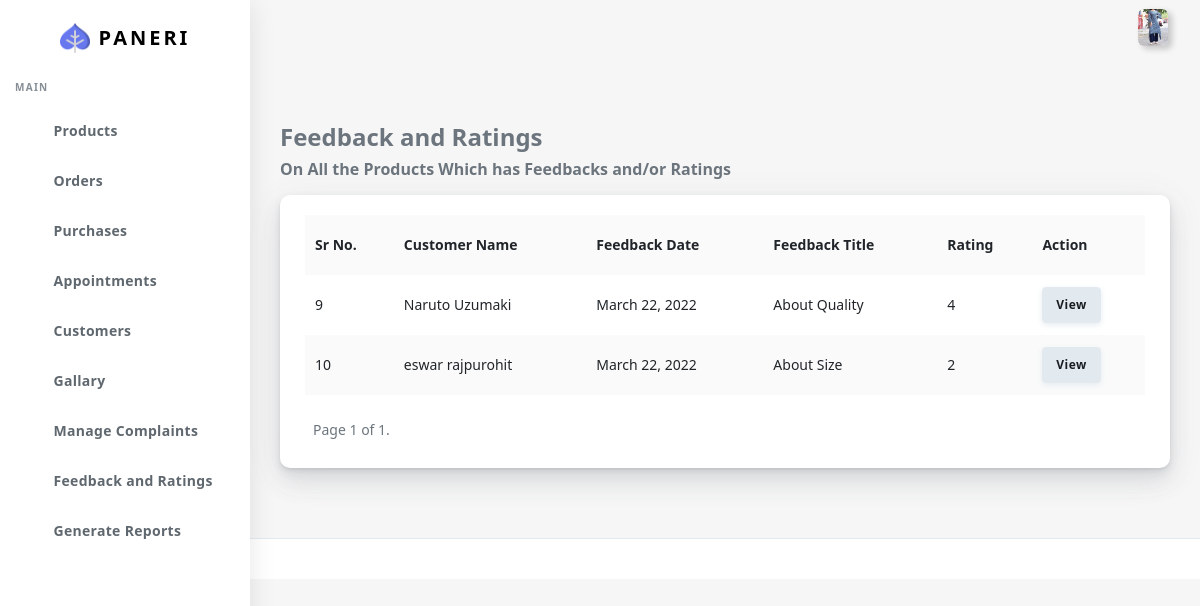
Screenshot of /feedback (signed in) with the database file from the repository.
### customer/models.py (models this page shows, shortened)
class UserBase(models.Model):
    user_id=models.OneToOneField(User,on_delete=CASCADE,primary_key=True)
    first_name=models.CharField(max_length=45)
    last_name=models.CharField(max_length=45)
    gender=models.BooleanField(default="Not Specified")
    dob=models.DateField(default="Not Specified")
    cus_add1=models.TextField(null=True,blank=True)
    cus_add2=models.TextField(null=True,blank=True)
    pincode=models.IntegerField()
    Cus_phone=models.CharField(max_length=10)
    profile=models.ImageField(upload_to="profileImages/",max_length=1500)
    area_id=models.ForeignKey(Area,on_delete=CASCADE)
    class meta:
        ordering = ['user_id']

class Feedback(models.Model):
    userbase=models.ForeignKey(UserBase,on_delete=CASCADE,null=False)
    product_id=models.ForeignKey(Product,on_delete=CASCADE,null=False)
    fb_title=models.CharField(max_length=45)
    fb_desc=models.TextField()
    fb_date=models.DateTimeField(auto_now=True)
    class Meta:
        unique_together = (('userbase', 'product_id'),)
    def __str__(self) -> str:
        return self.fb_title

class Rating(models.Model):
    userbase=models.ForeignKey(UserBase,on_delete=CASCADE,null=False)
    product_id=models.ForeignKey(Product,on_delete=CASCADE,null=False)
    value=models.CharField(max_length=1)
    class Meta:
        unique_together = (('userbase', 'product_id'),)
    def __str__(self) -> str:
        return str(self.value)

### customer/views.py (the view)
# urls.py: path("feedback",views.feedback,name="feedback"),
@login_required(login_url='sign-in')
def feedback(request):
    checklocal(request)
    feedback=Feedback.objects.all()
    ratings=Rating.objects.all()
    print(feedback)
    print(ratings)
    zip_data=list(zip(feedback,ratings))
    paginator=Paginator(zip_data,5)
    page_number=request.GET.get('page')
    feed=paginator.get_page(page_number)
    return render(request,"Mainadmin/feedback-rating.html",{'context':feed})

### customer/views.py (called while the page is built)
def checklocal(request):
    if request.user.is_staff==False:
        logout(request)

### customer/templates/Mainadmin/feedback-rating.html (shortened to what this page needs)
{% extends "Mainadmin/index.html" %}
{% load static %}
{% block body %}
      <div class="main-content">
        <section class="section">
          <div class="section-body">
             <div class="row">
              <div class="col-12 ">
                  <div class="header">
                    <h4>Feedback and Ratings</h4>
                    <h6>On All the Products Which has Feedbacks and/or Ratings </h6>
                  </div>
                <div class="card mt-3">
                  <div class="card-body">
                    <div class="table-responsive">
                      {% if context %}
                      <table class="table table-striped">
                        <tr>
                          <th>Sr No.</th>
                          <th>Customer Name</th>
                          <th>Feedback Date</th>
                          <th>Feedback Title</th>
                          <th>Rating</th>
                          <th>Action</th>
                        </tr>
                        {% for f,r in context  %}
                        <tr>
                          <td>{{f.id}}</td>
                          <td>{{f.userbase.first_name}} {{f.userbase.last_name}}</td>
                          <td>{{f.fb_date.date}}</td>
                          <td>
                            {{f.fb_title}}
                          </td>
                          <td>
                           {{r.value}}
                          </td>
                          <td >
                            <a href="{% url 'viewfeed' f.id r.id %}"><button class="btn btn-light">
                              View </button></a>
                          </td>
                        </tr>
                        {% endfor %}
                    </table>
                    <div class="pagination">
                      <span class="current m-2">
                           Page {{ context.number }} of {{ context.paginator.num_pages }}.
                       </span>
               </div>
               {% else %}
               <h6 class="text-center"> <b> No Records....</b></h6>
                    {% endif %}
                  </div>
                  </div>
                </div>
              </div>
            </div>
          </div>
        </section>
      </div>
      <footer class="main-footer">
      </footer>
   {% endblock body %}

### customer/templates/Mainadmin/index.html (shortened to what this page needs)
{% load static %}
<!DOCTYPE html>
<html lang="en">
<head>
  <link rel="stylesheet" href="{% static 'customer/assets/css/app.min.css' %} ">
  <link rel="stylesheet" href="{% static 'customer/assets/bundles/datatables/datatables.min.css' %} ">
  <link rel="stylesheet" href="{% static 'customer/assets/bundles/datatables/dataTables.bootstrap4.min.css' %} ">
  <link rel="stylesheet" href="{% static 'customer/assets/bundles/datatables/select.bootstrap4.min.css' %} ">
  <link rel="stylesheet" href="{% static 'customer/assets/css/style.css' %} ">
  <link rel="stylesheet" href="{% static 'customer/assets/css/components.css' %} ">
  <link rel="stylesheet" href="{% static 'customer/assets/css/custom.css' %} ">
</head>
<body>
  <div id="app">
    <div class="main-wrapper main-wrapper-1">
      <div class="navbar-bg"></div>
      <nav class="navbar navbar-expand-lg main-navbar sticky">
        <div class="form-inline mr-auto">
          <ul class="navbar-nav mr-3">
            <li><a href="#" data-toggle="sidebar" class="nav-link nav-link-lg
									collapse-btn"> </a></li>
            <li><a href="#" class="nav-link nav-link-lg fullscreen-btn">
              </a></li>
          </ul>
        </div>
        <ul class="navbar-nav navbar-right">
          <li class="dropdown dropdown-list-toggle"><a href="" id="read" data-toggle="dropdown"
            class="nav-link notification-toggle nav-link-lg"><i data-feather="bell" class="bell"></i>
          </a>
        </li>
          <li class="dropdown"><a href="#" data-toggle="dropdown"
              class="nav-link dropdown-toggle nav-link-lg nav-link-user"> <img alt="image" src="/media/{{request.user.userbase.profile}} "
                class="user-img-radious-style"> </a>
          </li>
        </ul>
      </nav>
      <div class="main-sidebar sidebar-style-2">
        <aside id="sidebar-wrapper">
          <div class="sidebar-brand">
            <a href="{% url 'index' %}"> <img alt="image" src="{% static 'customer/assets/img/logo.png' %} " class="header-logo" /> <span
                class="logo-name">Paneri</span>
            </a>
          </div>
          <ul class="sidebar-menu">
            <li class="menu-header">Main</li>
            <li ><a class="nav-link" href="{% url 'products' %}"><span>Products</span></a></li>
            <li class="dropdown">
              <a href="#" class="menu-toggle nav-link has-dropdown"><span>Orders</span></a>
            </li>
            <li class="dropdown">
              <a href="#" class="menu-toggle nav-link has-dropdown"><span>Purchases</span></a>
            </li>
            <li><a href="{% url 'appointment' %}" class="nav-link"><span>Appointments</span></a></li>
            <li><a href="{% url 'customers' %}" class="nav-link"><span>Customers</span></a></li>
            <li><a href="{% url 'gallary' %}" class="nav-link"><span>Gallary</span></a></li>
            <li><a href="{% url 'complaints' %}" class="nav-link"><span>Manage Complaints</span></a></li>
            <li><a href="{% url 'feedback' %}" class="nav-link"><span>Feedback and Ratings</span></a></li>
            <li><a class="nav-link" href="{% url 'gen_reports' %}"> <span class="icon-name">Generate Reports</span></a></li>
          </ul>
        </aside>
      </div>
       </div>
      {% block body %}
      {% endblock body %}
  </div>
</body>
</html>

### rows the page displays
Feedback: id "9", userbase.first_name "Naruto", userbase.last_name "Uzumaki", fb_date "March 22, 2022", fb_title "About Quality", value "4"
Feedback: id "10", userbase.first_name "eswar", userbase.last_name "rajpurohit", fb_date "March 22, 2022", fb_title "About Size", value "2"

### other values shown
{{ context.number }} "1"
{{ context.paginator.num_pages }} "1"
